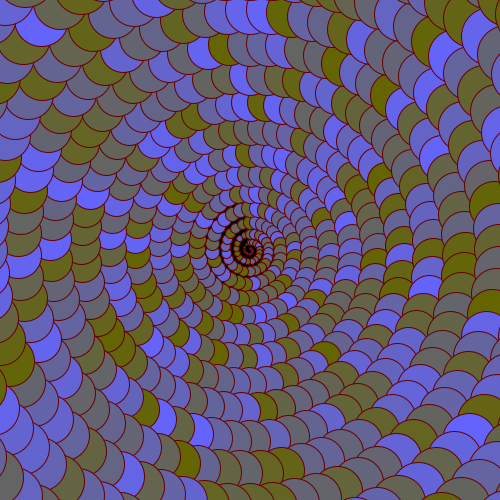
Frame 1 (no input)
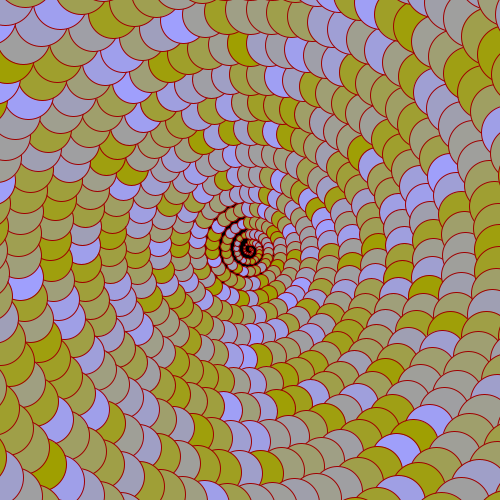
Frame 60 (the mouse pressed at the canvas centre just before this capture)
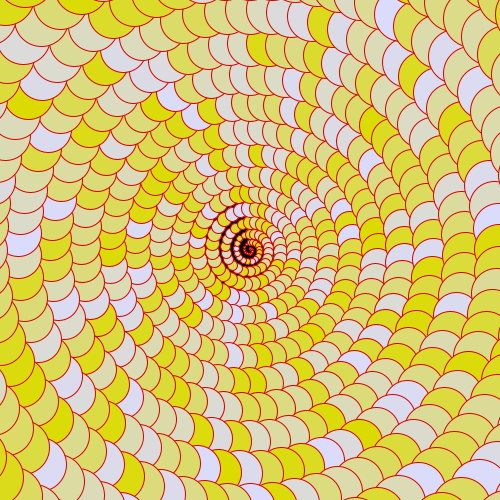
Frame 120 (the mouse held since frame 60 and released just before this capture)

The Processing sketch that drew these frames (run headless with seeded random() and noise(); from frame 60 on, the mouse is pressed at the canvas centre):

// Processing sketch: Spirals
// ── Spirals.pde
void setup()
{
  size(500, 500);
  background(0);
  centX = width / 2;
  centY = height / 2;
  lastX = centX;
  lastY = centY;  
}

float segments = 12;
int centX, centY;
float lastX, lastY;
int col = 100;
int colInc = 1;
void draw()
{
  background(0);
  float bigRadius = 1;
  float smallRadius = 1;
  stroke(col, 0, 0);
  segments = 12;
  for (int i = 0 ; i <  20; i ++)
  {
    float thetaInc = TWO_PI / segments;    
    for (float theta = 0 ; theta < TWO_PI ; theta += thetaInc)
    {
      float x = centX + sin(theta) * bigRadius; 
      float y = centY -cos(theta) * bigRadius;
      fill(col, col, random(0, 255));
      stroke(col, 0, 0);

      //line(lastX, lastY, x, y);
      lastX = x;
      lastY = y;
      ellipse(x, y, smallRadius * 2.0f, smallRadius * 2.0f);
      bigRadius += 0.5f;
    }
    segments += 5;
    smallRadius += 2;
  }
  if ((col > 255) || (col < 100))
  {
    colInc = - colInc;
  }
  col += colInc;
}
